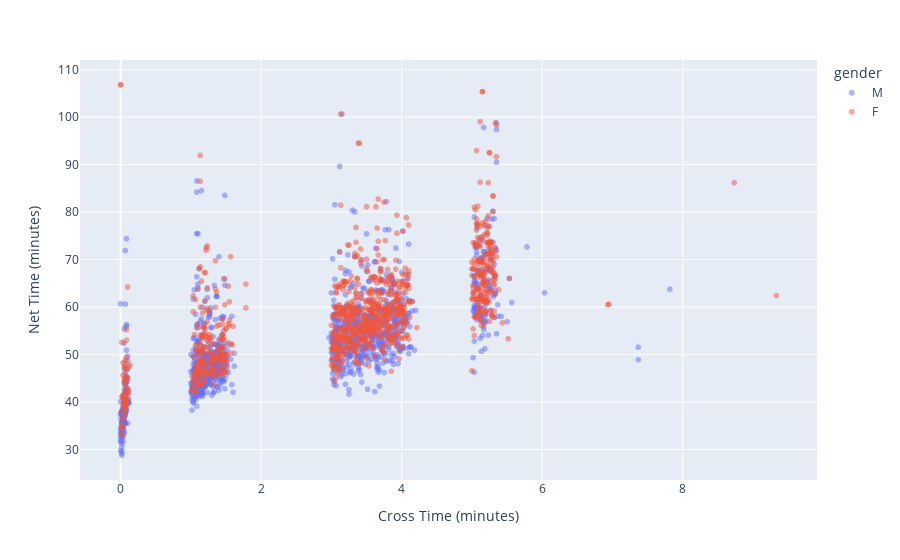

Notebook code for this chart:
### Code cell
fig = px.scatter(df, x="cross_t", y="net_s", color='gender',opacity=0.5)
fig.update_xaxes(title="Cross Time (minutes)")
fig.update_yaxes(title="Net Time (minutes)")

fig.show()

### Figure 1 — Plotly figure (JSON) as saved in the notebook; plotly's stock layout.template omitted (floating-point values rounded to 4 significant figures; data arrays with more than 128 entries replaced by an {"elided": "..."} marker saying what was removed)
{"data": [{"hovertemplate": "gender=M<br>cross_t=%{x}<br>net_s=%{y}<extra></extra>", "legendgroup": "M", "marker": {"color": "#636efa", "opacity": 0.5, "symbol": "circle"}, "mode": "markers", "name": "M", "showlegend": true, "type": "scattergl", "x": {"elided": "1263 float values"}, "xaxis": "x", "y": {"elided": "1263 float values"}, "yaxis": "y"}, {"hovertemplate": "gender=F<br>cross_t=%{x}<br>net_s=%{y}<extra></extra>", "legendgroup": "F", "marker": {"color": "#EF553B", "opacity": 0.5, "symbol": "circle"}, "mode": "markers", "name": "F", "showlegend": true, "type": "scattergl", "x": {"elided": "1103 float values"}, "xaxis": "x", "y": {"elided": "1103 float values"}, "yaxis": "y"}], "layout": {"legend": {"title": {"text": "gender"}, "tracegroupgap": 0}, "margin": {"t": 60}, "xaxis": {"anchor": "y", "domain": [0, 1], "title": {"text": "Cross Time (minutes)"}}, "yaxis": {"anchor": "x", "domain": [0, 1], "title": {"text": "Net Time (minutes)"}}}}
